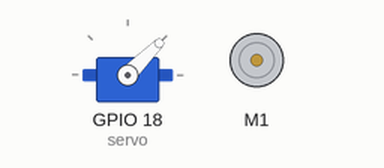
Recording of a program running on a simulated Raspberry Pi (BCM pin numbers). Shown: servo, DC motor (green arrow = forward, orange = backward, longer = faster). Servo angles are drawn from the pulse width (0.5 ms = 0°, 2.5 ms = 180°); what the program prints to the terminal is not drawn. At 7.0 s the program stops and its outputs stay as they are.

Above: at 0.1 s.
At 3.1 s:
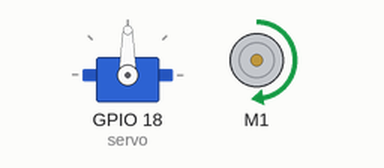
At 5.1 s:
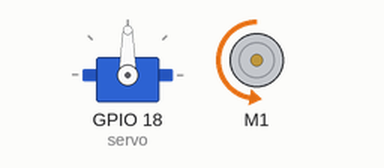
At 7.1 s:
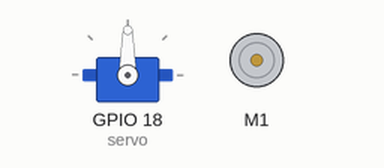
Timing chart, 0 to 8.5 s (numbered marks = the images above):
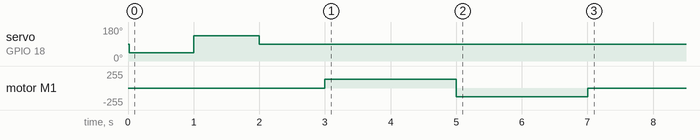

Measured:
- by itself, servo on GPIO 18 (servo): 90° → 45° at 0.02 s, → 135° 0.98 s later, → 90° 1.0 s later
- by itself, motor M1: stopped → forward 128/255 at 3.0 s, → backward 128/255 2.0 s later, → stopped 2.0 s later

The program:

servo_dc_motor_opencv.py
```python
from gpiozero import Servo, Motor
from time import sleep

# 서보 모터와 DC 모터 설정
servo = Servo(18)  # 서보 모터 제어 핀
motor = Motor(forward=23, backward=24)  # DC 모터 전진/후진 핀

# 서보 모터 제어 로직
print("서보 모터: 방향 전환 테스트")
servo.min()  # 왼쪽 방향
sleep(1)
servo.max()  # 오른쪽 방향
sleep(1)
servo.mid()  # 중앙
sleep(1)

# DC 모터 제어 로직
print("DC 모터: 이동 제어 테스트")
motor.forward(speed=0.5)  # 50% 속도로 전진
sleep(2)
motor.backward(speed=0.5)  # 50% 속도로 후진
sleep(2)
motor.stop()  # 정지
```
